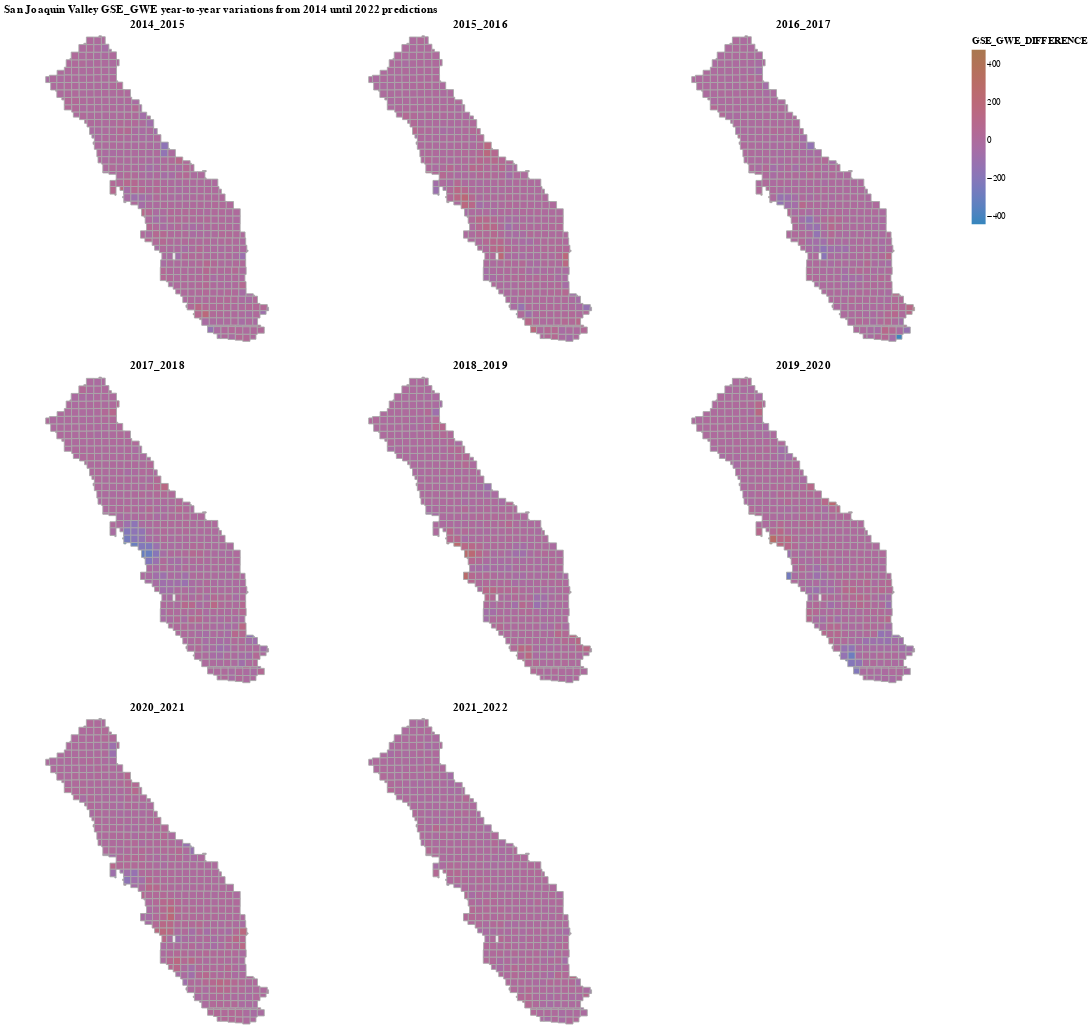

The cell this chart's notebook holds for it:
### Code cell
difference_df = pd.merge(township_range.sjv_township_range_df, pd.melt(yty_difference_df.reset_index(), id_vars=["TOWNSHIP_RANGE"], var_name="YEAR", value_name="GSE_GWE_DIFFERENCE"), how="left", on=["TOWNSHIP_RANGE", ])
view_trs_side_by_side(difference_df, feature="YEAR", value="GSE_GWE_DIFFERENCE", title="San Joaquin Valley GSE_GWE year-to-year variations from 2014 until 2022 predictions")

### Figure 1 — Vega-Lite specification as saved in the notebook (floating-point values rounded to 4 significant figures; data arrays with more than 128 entries replaced by an {"elided": "..."} marker saying what was removed)
{"config": {"view": {"continuousWidth": 400, "continuousHeight": 300}}, "concat": [{"data": {"name": "data-cee064a951d8c4c98332d41364207ee0"}, "mark": {"type": "geoshape", "stroke": "darkgray"}, "encoding": {"color": {"field": "GSE_GWE_DIFFERENCE", "scale": {"range": ["#3586BD", "#A9784F"]}, "type": "quantitative"}, "tooltip": [{"field": "YEAR", "type": "nominal"}, {"field": "TOWNSHIP_RANGE", "type": "nominal"}, {"field": "GSE_GWE_DIFFERENCE", "type": "quantitative"}]}, "height": 350, "title": "2014_2015", "width": 350}, {"data": {"name": "data-b6417d078b9ead3849b7d8e8432ba229"}, "mark": {"type": "geoshape", "stroke": "darkgray"}, "encoding": {"color": {"field": "GSE_GWE_DIFFERENCE", "scale": {"range": ["#3586BD", "#A9784F"]}, "type": "quantitative"}, "tooltip": [{"field": "YEAR", "type": "nominal"}, {"field": "TOWNSHIP_RANGE", "type": "nominal"}, {"field": "GSE_GWE_DIFFERENCE", "type": "quantitative"}]}, "height": 350, "title": "2015_2016", "width": 350}, {"data": {"name": "data-be805ac4e2b3c326570e95e14d1d1083"}, "mark": {"type": "geoshape", "stroke": "darkgray"}, "encoding": {"color": {"field": "GSE_GWE_DIFFERENCE", "scale": {"range": ["#3586BD", "#A9784F"]}, "type": "quantitative"}, "tooltip": [{"field": "YEAR", "type": "nominal"}, {"field": "TOWNSHIP_RANGE", "type": "nominal"}, {"field": "GSE_GWE_DIFFERENCE", "type": "quantitative"}]}, "height": 350, "title": "2016_2017", "width": 350}, {"data": {"name": "data-9ba7bda7793752fca1bb4ad1fc145618"}, "mark": {"type": "geoshape", "stroke": "darkgray"}, "encoding": {"color": {"field": "GSE_GWE_DIFFERENCE", "scale": {"range": ["#3586BD", "#A9784F"]}, "type": "quantitative"}, "tooltip": [{"field": "YEAR", "type": "nominal"}, {"field": "TOWNSHIP_RANGE", "type": "nominal"}, {"field": "GSE_GWE_DIFFERENCE", "type": "quantitative"}]}, "height": 350, "title": "2017_2018", "width": 350}, {"data": {"name": "data-2a3783f0402ec11e0f4d8c4835f103a8"}, "mark": {"type": "geoshape", "stroke": "darkgray"}, "encoding": {"color": {"field": "GSE_GWE_DIFFERENCE", "scale": {"range": ["#3586BD", "#A9784F"]}, "type": "quantitative"}, "tooltip": [{"field": "YEAR", "type": "nominal"}, {"field": "TOWNSHIP_RANGE", "type": "nominal"}, {"field": "GSE_GWE_DIFFERENCE", "type": "quantitative"}]}, "height": 350, "title": "2018_2019", "width": 350}, {"data": {"name": "data-f6eee8a9450b5983396aca5254df9bb0"}, "mark": {"type": "geoshape", "stroke": "darkgray"}, "encoding": {"color": {"field": "GSE_GWE_DIFFERENCE", "scale": {"range": ["#3586BD", "#A9784F"]}, "type": "quantitative"}, "tooltip": [{"field": "YEAR", "type": "nominal"}, {"field": "TOWNSHIP_RANGE", "type": "nominal"}, {"field": "GSE_GWE_DIFFERENCE", "type": "quantitative"}]}, "height": 350, "title": "2019_2020", "width": 350}, {"data": {"name": "data-20a6c34e4325e505b8b1d4a1c4ee1752"}, "mark": {"type": "geoshape", "stroke": "darkgray"}, "encoding": {"color": {"field": "GSE_GWE_DIFFERENCE", "scale": {"range": ["#3586BD", "#A9784F"]}, "type": "quantitative"}, "tooltip": [{"field": "YEAR", "type": "nominal"}, {"field": "TOWNSHIP_RANGE", "type": "nominal"}, {"field": "GSE_GWE_DIFFERENCE", "type": "quantitative"}]}, "height": 350, "title": "2020_2021", "width": 350}, {"data": {"name": "data-cd9f7507dbacfc00dc12cf3c958d724a"}, "mark": {"type": "geoshape", "stroke": "darkgray"}, "encoding": {"color": {"field": "GSE_GWE_DIFFERENCE", "scale": {"range": ["#3586BD", "#A9784F"]}, "type": "quantitative"}, "tooltip": [{"field": "YEAR", "type": "nominal"}, {"field": "TOWNSHIP_RANGE", "type": "nominal"}, {"field": "GSE_GWE_DIFFERENCE", "type": "quantitative"}]}, "height": 350, "title": "2021_2022", "width": 350}], "columns": 3, "title": "San Joaquin Valley GSE_GWE year-to-year variations from 2014 until 2022 predictions", "$schema": "https://vega.github.io/schema/vega-lite/v4.17.0.json", "datasets": {"data-cee064a951d8c4c98332d41364207ee0": {"elided": "478 records"}, "data-b6417d078b9ead3849b7d8e8432ba229": {"elided": "478 records"}, "data-be805ac4e2b3c326570e95e14d1d1083": {"elided": "478 records"}, "data-9ba7bda7793752fca1bb4ad1fc145618": {"elided": "478 records"}, "data-2a3783f0402ec11e0f4d8c4835f103a8": {"elided": "478 records"}, "data-f6eee8a9450b5983396aca5254df9bb0": {"elided": "478 records"}, "data-20a6c34e4325e505b8b1d4a1c4ee1752": {"elided": "478 records"}, "data-cd9f7507dbacfc00dc12cf3c958d724a": {"elided": "478 records"}}}
